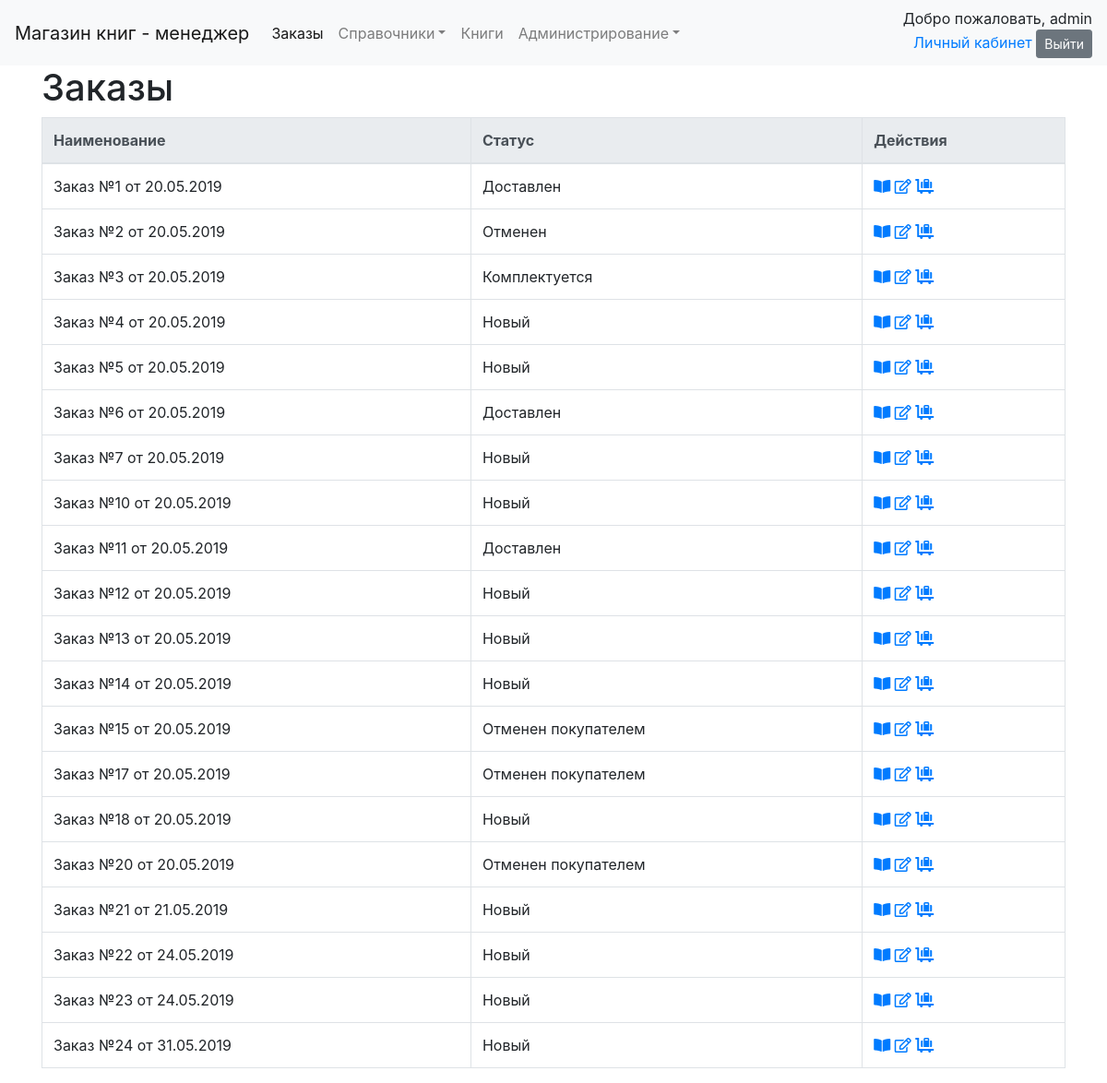
Before: /order/all/ (signed in) with the older database file.
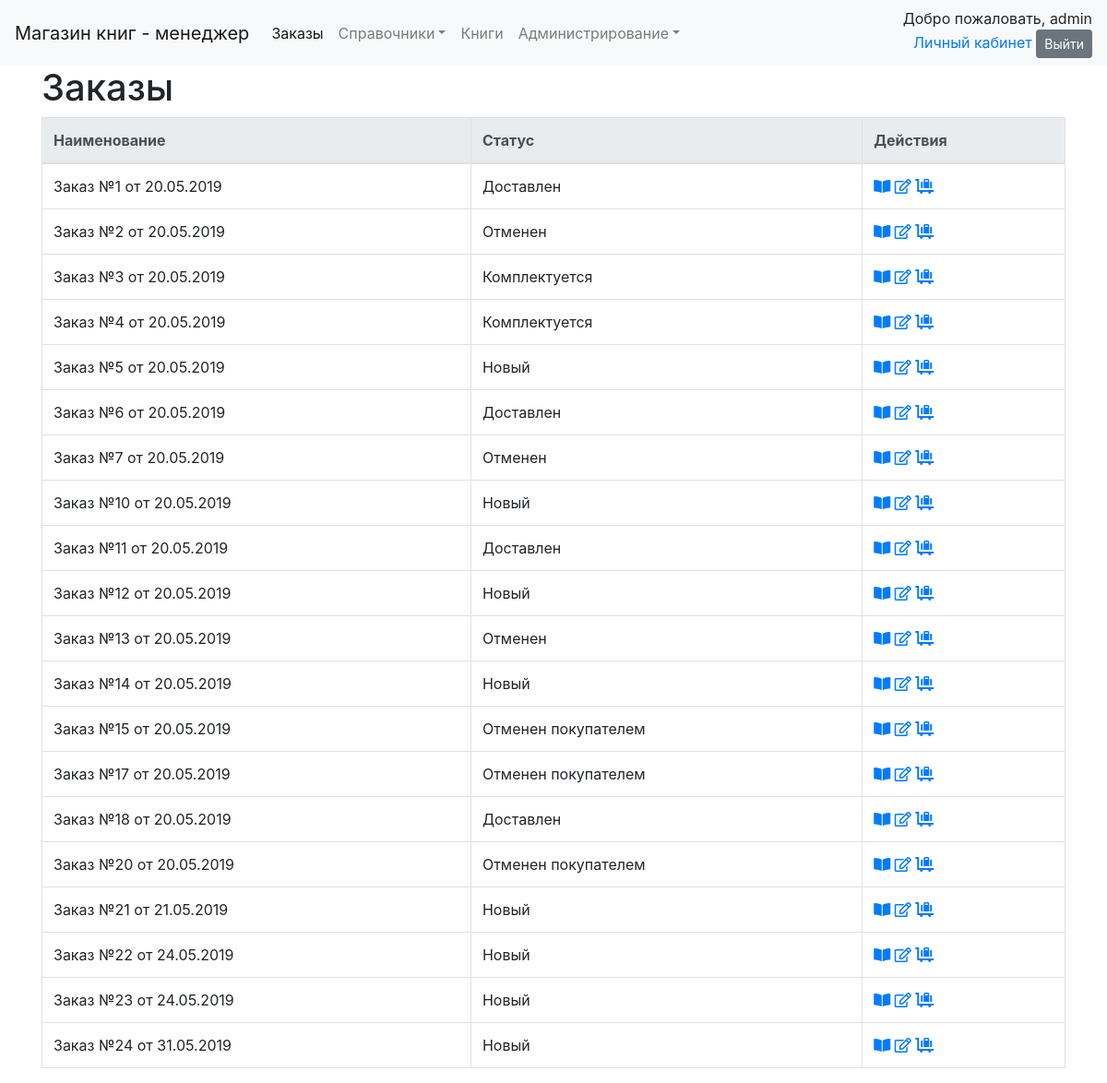
After: the same page with the newer database file.
### orderapp/models.py (models this page shows, shortened)
class Order(models.Model):
    cart = models.ForeignKey(Cart, on_delete=models.PROTECT, verbose_name='корзина', related_name='order',
                             related_query_name='order')
    status = models.ForeignKey(OrderStatus, on_delete=models.PROTECT, verbose_name='статус', related_name='order',
                               related_query_name='order')
    name = models.CharField(verbose_name='имя', max_length=50, help_text='Как к вам обращаться?')
    phone = models.CharField(max_length=15, verbose_name='телефон', help_text='Телефон для связи: +375(29)000-00-00')
    email = models.EmailField(verbose_name='email', blank=True, null=True,
                              help_text='Электронная почта: example@domain.com')
    delivery_adress = models.TextField(verbose_name='Адрес доставки',
                                       help_text='Пример: г. Минск, ул. Звездная, д. 1, кв. 7')
    comments = models.TextField(verbose_name='комментарий', blank=True, null=True)
    date_create = models.DateTimeField("Дата создания", auto_now_add=True, )
    date_update = models.DateTimeField("Дата последнего изменения", auto_now=True)
    user_comments = GenericRelation(Comment, related_query_name='order')
    def __str__(self):
        return "Заказ №" + str(self.pk) + " от " + self.date_create.strftime("%d.%m.%Y")
    def get_detail_url(self):
        return reverse_lazy('order_detail', kwargs={'pk': self.pk})
    def get_change_status_url(self):
        return reverse_lazy('order_change_status', kwargs={'pk': self.pk})
    def get_update_url(self):
        return reverse_lazy('order_update', kwargs={'pk': self.pk})
    class Meta:
        verbose_name = 'заказ'
        verbose_name_plural = 'заказы'
        permissions = [('manager', 'is_manager'), ]

### dimensionsapp/models.py (models this page shows, shortened)
class Dimension(models.Model):
    name = models.CharField("Наименование", max_length=50, unique=True)
    description = models.TextField("Описание", blank=True, )
    class Meta:
        abstract = True
        ordering = ['name']

class OrderStatus(Dimension):
    class Meta(Dimension.Meta):
        verbose_name = 'статус заказа'
        verbose_name_plural = 'статусы заказа'

### orderapp/views.py (the view)
# urls.py: path('all/', ManagerOrderListView.as_view(), name='order_list'),
class ManagerOrderListView(ManagerListView):
    model = Order

### orderapp/templates/orderapp/order_list.html (shortened to what this page needs)
{% extends 'dimension_list.html' %}
{% block header %}<h1>Заказы</h1>{% endblock %}
{% block navbar %}
    {% include 'navbar.html' with active="order" %}
{% endblock %}
{% block list_header %}
    <th>Наименование</th>
    <th>Статус</th>
{% endblock %}
{% block list_element %}
    <td>{{ object }}</td>
    <td>{{ object.status.name }}</td>
{% endblock %}
{% block actions %}
    <td>
        <a href="{% block  url_view %}{{ object.get_detail_url }}{% endblock %}"
           title="Посмотреть"><i class="fas fa-book-open"></i></a>
        <a href="{% block  url_edit %}{{ object.get_update_url }}{% endblock %}"
           title="Править"><i class="far fa-edit"></i></a>
        <a href="{% block  url_delete %}{{ object.get_change_status_url }}{% endblock %}"
           title="Изменить статус"><i class="fas fa-luggage-cart"></i></a>
    </td>
{% endblock %}

### templates/dimension_list.html (shortened to what this page needs)
{% extends 'base.html' %}
{% load static %}
{% load crispy_forms_tags %}
{% load paginator_page %}
{% block body %}
    <div class="container">
        <div class="row align-items-center">
            <div class="col-auto">
                {% block header %}{% endblock %}
            </div>
        </div>
        <table class="table table-bordered">
            {% block dimension_list %}
                <thead class="thead-light">
                <tr>
                    {% block list_header %}{% endblock %}
                    <th>Действия</th>
                </tr>
                </thead>
                <tbody>
                {% for object in object_list %}
                    <tr>
                        {% block list_element %}{% endblock %}
                        {% block actions %}{% endblock %}
                    </tr>
                {% endfor %}
                </tbody>
            {% endblock %}
        </table>
    </div>
{% endblock body %}

Changed rows visible on the page:
changed Order "Заказ №4 от 20.05.2019": status.name "Новый" → "Комплектуется"
changed Order "Заказ №7 от 20.05.2019": status.name "Новый" → "Отменен"
changed Order "Заказ №13 от 20.05.2019": status.name "Новый" → "Отменен"
changed Order "Заказ №18 от 20.05.2019": status.name "Новый" → "Доставлен"
